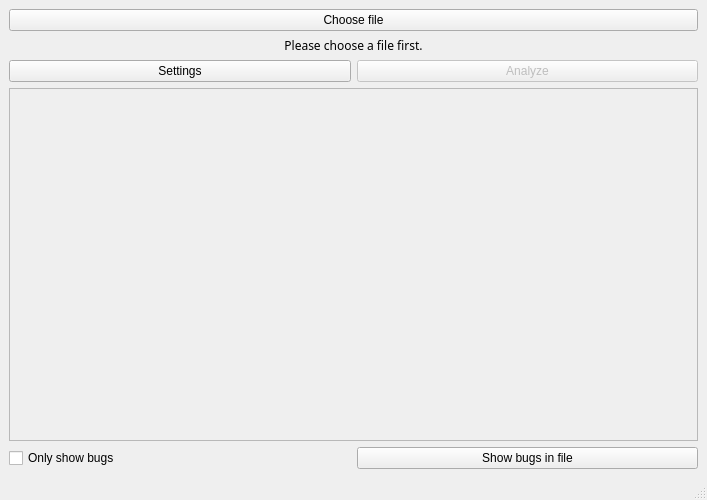
<?xml version="1.0" encoding="UTF-8"?>
<ui version="4.0">
 <class>MainWindow</class>
 <widget class="QMainWindow" name="MainWindow">
  <property name="geometry">
   <rect>
    <x>0</x>
    <y>0</y>
    <width>707</width>
    <height>500</height>
   </rect>
  </property>
  <property name="windowTitle">
   <string>Analysis Program</string>
  </property>
  <widget class="QWidget" name="centralwidget">
   <layout class="QGridLayout" name="gridLayout">
    <item row="0" column="0" colspan="2">
     <widget class="QPushButton" name="fileButton">
      <property name="text">
       <string>Choose file</string>
      </property>
     </widget>
    </item>
    <item row="1" column="0" colspan="2">
     <widget class="QLabel" name="fileLabel">
      <property name="font">
       <font>
        <family>Source Code Pro</family>
       </font>
      </property>
      <property name="text">
       <string>Please choose a file first.</string>
      </property>
      <property name="alignment">
       <set>Qt::AlignCenter</set>
      </property>
     </widget>
    </item>
    <item row="3" column="0" colspan="2">
     <layout class="QHBoxLayout" name="horizontalLayout">
      <item>
       <widget class="QPushButton" name="settingButton">
        <property name="text">
         <string>Settings</string>
        </property>
       </widget>
      </item>
      <item>
       <widget class="QPushButton" name="startButton">
        <property name="enabled">
         <bool>false</bool>
        </property>
        <property name="text">
         <string>Analyze</string>
        </property>
       </widget>
      </item>
     </layout>
    </item>
    <item row="5" column="0">
     <widget class="QCheckBox" name="bugsCheckBox">
      <property name="text">
       <string>Only show bugs</string>
      </property>
     </widget>
    </item>
    <item row="5" column="1">
     <widget class="QPushButton" name="codeButton">
      <property name="text">
       <string>Show bugs in file</string>
      </property>
     </widget>
    </item>
    <item row="4" column="0" colspan="2">
     <widget class="QScrollArea" name="scrollArea">
      <property name="font">
       <font>
        <family>Source Code Pro</family>
        <pointsize>11</pointsize>
       </font>
      </property>
      <property name="widgetResizable">
       <bool>true</bool>
      </property>
      <widget class="QWidget" name="scrollAreaWidgetContents">
       <property name="geometry">
        <rect>
         <x>0</x>
         <y>0</y>
         <width>691</width>
         <height>286</height>
        </rect>
       </property>
      </widget>
     </widget>
    </item>
   </layout>
  </widget>
  <widget class="QMenuBar" name="menubar">
   <property name="geometry">
    <rect>
     <x>0</x>
     <y>0</y>
     <width>707</width>
     <height>30</height>
    </rect>
   </property>
  </widget>
  <widget class="QStatusBar" name="statusbar"/>
 </widget>
 <tabstops>
  <tabstop>fileButton</tabstop>
  <tabstop>settingButton</tabstop>
  <tabstop>startButton</tabstop>
  <tabstop>scrollArea</tabstop>
  <tabstop>bugsCheckBox</tabstop>
  <tabstop>codeButton</tabstop>
 </tabstops>
 <resources/>
 <connections/>
</ui>
